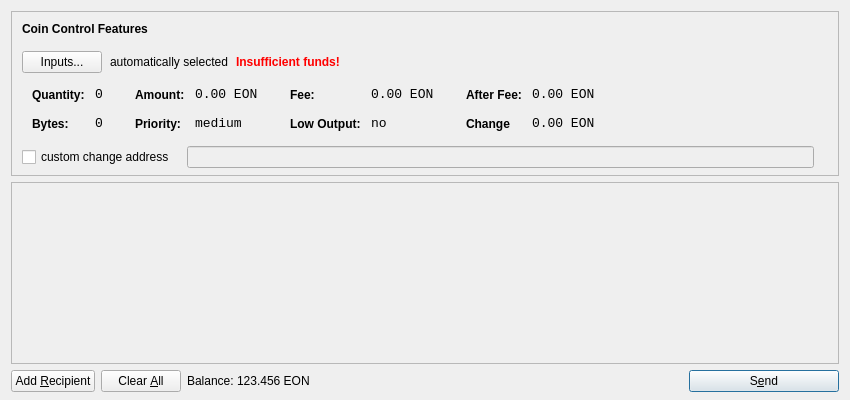
<?xml version="1.0" encoding="UTF-8"?>
<ui version="4.0">
 <class>SendCoinsDialog</class>
 <widget class="QDialog" name="SendCoinsDialog">
  <property name="geometry">
   <rect>
    <x>0</x>
    <y>0</y>
    <width>850</width>
    <height>400</height>
   </rect>
  </property>
  <property name="windowTitle">
   <string>Send Coins</string>
  </property>
  <layout class="QVBoxLayout" name="verticalLayout" stretch="0,1,0">
   <property name="bottomMargin">
    <number>8</number>
   </property>
   <item>
    <widget class="QFrame" name="frameCoinControl">
     <property name="sizePolicy">
      <sizepolicy hsizetype="Expanding" vsizetype="Expanding">
       <horstretch>0</horstretch>
       <verstretch>0</verstretch>
      </sizepolicy>
     </property>
     <property name="maximumSize">
      <size>
       <width>16777215</width>
       <height>16777215</height>
      </size>
     </property>
     <property name="frameShape">
      <enum>QFrame::StyledPanel</enum>
     </property>
     <property name="frameShadow">
      <enum>QFrame::Sunken</enum>
     </property>
     <layout class="QVBoxLayout" name="verticalLayoutCoinControl2">
      <property name="spacing">
       <number>-1</number>
      </property>
      <property name="leftMargin">
       <number>0</number>
      </property>
      <property name="topMargin">
       <number>0</number>
      </property>
      <property name="rightMargin">
       <number>0</number>
      </property>
      <property name="bottomMargin">
       <number>6</number>
      </property>
      <item>
       <layout class="QVBoxLayout" name="verticalLayoutCoinControl" stretch="0,0,0,0,1">
        <property name="spacing">
         <number>0</number>
        </property>
        <property name="leftMargin">
         <number>10</number>
        </property>
        <property name="topMargin">
         <number>10</number>
        </property>
        <item>
         <layout class="QHBoxLayout" name="horizontalLayoutCoinControl1">
          <property name="bottomMargin">
           <number>15</number>
          </property>
          <item>
           <widget class="QLabel" name="labelCoinControlFeatures">
            <property name="sizePolicy">
             <sizepolicy hsizetype="Preferred" vsizetype="Maximum">
              <horstretch>0</horstretch>
              <verstretch>0</verstretch>
             </sizepolicy>
            </property>
            <property name="font">
             <font>
              <weight>75</weight>
              <bold>true</bold>
             </font>
            </property>
            <property name="styleSheet">
             <string notr="true">font-weight:bold;</string>
            </property>
            <property name="text">
             <string>Coin Control Features</string>
            </property>
           </widget>
          </item>
         </layout>
        </item>
        <item>
         <layout class="QHBoxLayout" name="horizontalLayoutCoinControl2" stretch="0,0,0,0">
          <property name="spacing">
           <number>8</number>
          </property>
          <property name="bottomMargin">
           <number>10</number>
          </property>
          <item>
           <widget class="QPushButton" name="pushButtonCoinControl">
            <property name="styleSheet">
             <string notr="true"/>
            </property>
            <property name="text">
             <string>Inputs...</string>
            </property>
           </widget>
          </item>
          <item>
           <widget class="QLabel" name="labelCoinControlAutomaticallySelected">
            <property name="text">
             <string>automatically selected</string>
            </property>
            <property name="margin">
             <number>5</number>
            </property>
           </widget>
          </item>
          <item>
           <widget class="QLabel" name="labelCoinControlInsuffFunds">
            <property name="font">
             <font>
              <weight>75</weight>
              <bold>true</bold>
             </font>
            </property>
            <property name="styleSheet">
             <string notr="true">color:red;font-weight:bold;</string>
            </property>
            <property name="text">
             <string>Insufficient funds!</string>
            </property>
            <property name="margin">
             <number>5</number>
            </property>
           </widget>
          </item>
          <item>
           <spacer name="horizontalSpacerCoinControl">
            <property name="orientation">
             <enum>Qt::Horizontal</enum>
            </property>
            <property name="sizeHint" stdset="0">
             <size>
              <width>40</width>
              <height>1</height>
             </size>
            </property>
           </spacer>
          </item>
         </layout>
        </item>
        <item>
         <widget class="QWidget" name="widgetCoinControl" native="true">
          <property name="sizePolicy">
           <sizepolicy hsizetype="Preferred" vsizetype="Preferred">
            <horstretch>0</horstretch>
            <verstretch>0</verstretch>
           </sizepolicy>
          </property>
          <property name="minimumSize">
           <size>
            <width>0</width>
            <height>0</height>
           </size>
          </property>
          <property name="styleSheet">
           <string notr="true"/>
          </property>
          <layout class="QHBoxLayout" name="horizontalLayoutCoinControl5">
           <property name="margin">
            <number>0</number>
           </property>
           <item>
            <layout class="QHBoxLayout" name="horizontalLayoutCoinControl3" stretch="0,0,0,1">
             <property name="spacing">
              <number>20</number>
             </property>
             <property name="topMargin">
              <number>0</number>
             </property>
             <property name="bottomMargin">
              <number>10</number>
             </property>
             <item>
              <layout class="QFormLayout" name="formLayoutCoinControl1">
               <property name="horizontalSpacing">
                <number>10</number>
               </property>
               <property name="verticalSpacing">
                <number>14</number>
               </property>
               <property name="leftMargin">
                <number>10</number>
               </property>
               <property name="topMargin">
                <number>4</number>
               </property>
               <property name="rightMargin">
                <number>6</number>
               </property>
               <item row="0" column="0">
                <widget class="QLabel" name="labelCoinControlQuantityText">
                 <property name="styleSheet">
                  <string notr="true">font-weight:bold;</string>
                 </property>
                 <property name="text">
                  <string>Quantity:</string>
                 </property>
                 <property name="margin">
                  <number>0</number>
                 </property>
                </widget>
               </item>
               <item row="0" column="1">
                <widget class="QLabel" name="labelCoinControlQuantity">
                 <property name="font">
                  <font>
                   <family>Monospace</family>
                   <pointsize>10</pointsize>
                  </font>
                 </property>
                 <property name="cursor">
                  <cursorShape>IBeamCursor</cursorShape>
                 </property>
                 <property name="contextMenuPolicy">
                  <enum>Qt::ActionsContextMenu</enum>
                 </property>
                 <property name="text">
                  <string>0</string>
                 </property>
                 <property name="margin">
                  <number>0</number>
                 </property>
                 <property name="textInteractionFlags">
                  <set>Qt::LinksAccessibleByMouse|Qt::TextSelectableByKeyboard|Qt::TextSelectableByMouse</set>
                 </property>
                </widget>
               </item>
               <item row="1" column="0">
                <widget class="QLabel" name="labelCoinControlBytesText">
                 <property name="styleSheet">
                  <string notr="true">font-weight:bold;</string>
                 </property>
                 <property name="text">
                  <string>Bytes:</string>
                 </property>
                </widget>
               </item>
               <item row="1" column="1">
                <widget class="QLabel" name="labelCoinControlBytes">
                 <property name="font">
                  <font>
                   <family>Monospace</family>
                   <pointsize>10</pointsize>
                  </font>
                 </property>
                 <property name="cursor">
                  <cursorShape>IBeamCursor</cursorShape>
                 </property>
                 <property name="contextMenuPolicy">
                  <enum>Qt::ActionsContextMenu</enum>
                 </property>
                 <property name="text">
                  <string>0</string>
                 </property>
                 <property name="textInteractionFlags">
                  <set>Qt::LinksAccessibleByMouse|Qt::TextSelectableByKeyboard|Qt::TextSelectableByMouse</set>
                 </property>
                </widget>
               </item>
              </layout>
             </item>
             <item>
              <layout class="QFormLayout" name="formLayoutCoinControl2">
               <property name="horizontalSpacing">
                <number>10</number>
               </property>
               <property name="verticalSpacing">
                <number>14</number>
               </property>
               <property name="leftMargin">
                <number>6</number>
               </property>
               <property name="topMargin">
                <number>4</number>
               </property>
               <property name="rightMargin">
                <number>6</number>
               </property>
               <item row="0" column="0">
                <widget class="QLabel" name="labelCoinControlAmountText">
                 <property name="styleSheet">
                  <string notr="true">font-weight:bold;</string>
                 </property>
                 <property name="text">
                  <string>Amount:</string>
                 </property>
                 <property name="margin">
                  <number>0</number>
                 </property>
                </widget>
               </item>
               <item row="0" column="1">
                <widget class="QLabel" name="labelCoinControlAmount">
                 <property name="font">
                  <font>
                   <family>Monospace</family>
                   <pointsize>10</pointsize>
                  </font>
                 </property>
                 <property name="cursor">
                  <cursorShape>IBeamCursor</cursorShape>
                 </property>
                 <property name="contextMenuPolicy">
                  <enum>Qt::ActionsContextMenu</enum>
                 </property>
                 <property name="text">
                  <string>0.00 EON</string>
                 </property>
                 <property name="textInteractionFlags">
                  <set>Qt::LinksAccessibleByMouse|Qt::TextSelectableByKeyboard|Qt::TextSelectableByMouse</set>
                 </property>
                </widget>
               </item>
               <item row="1" column="0">
                <widget class="QLabel" name="labelCoinControlPriorityText">
                 <property name="styleSheet">
                  <string notr="true">font-weight:bold;</string>
                 </property>
                 <property name="text">
                  <string>Priority:</string>
                 </property>
                </widget>
               </item>
               <item row="1" column="1">
                <widget class="QLabel" name="labelCoinControlPriority">
                 <property name="font">
                  <font>
                   <family>Monospace</family>
                   <pointsize>10</pointsize>
                  </font>
                 </property>
                 <property name="cursor">
                  <cursorShape>IBeamCursor</cursorShape>
                 </property>
                 <property name="contextMenuPolicy">
                  <enum>Qt::ActionsContextMenu</enum>
                 </property>
                 <property name="text">
                  <string>medium</string>
                 </property>
                 <property name="textInteractionFlags">
                  <set>Qt::LinksAccessibleByMouse|Qt::TextSelectableByKeyboard|Qt::TextSelectableByMouse</set>
                 </property>
                </widget>
               </item>
              </layout>
             </item>
             <item>
              <layout class="QFormLayout" name="formLayoutCoinControl3">
               <property name="horizontalSpacing">
                <number>10</number>
               </property>
               <property name="verticalSpacing">
                <number>14</number>
               </property>
               <property name="leftMargin">
                <number>6</number>
               </property>
               <property name="topMargin">
                <number>4</number>
               </property>
               <property name="rightMargin">
                <number>6</number>
               </property>
               <item row="0" column="0">
                <widget class="QLabel" name="labelCoinControlFeeText">
                 <property name="styleSheet">
                  <string notr="true">font-weight:bold;</string>
                 </property>
                 <property name="text">
                  <string>Fee:</string>
                 </property>
                 <property name="margin">
                  <number>0</number>
                 </property>
                </widget>
               </item>
               <item row="0" column="1">
                <widget class="QLabel" name="labelCoinControlFee">
                 <property name="font">
                  <font>
                   <family>Monospace</family>
                   <pointsize>10</pointsize>
                  </font>
                 </property>
                 <property name="cursor">
                  <cursorShape>IBeamCursor</cursorShape>
                 </property>
                 <property name="contextMenuPolicy">
                  <enum>Qt::ActionsContextMenu</enum>
                 </property>
                 <property name="text">
                  <string>0.00 EON</string>
                 </property>
                 <property name="textInteractionFlags">
                  <set>Qt::LinksAccessibleByMouse|Qt::TextSelectableByKeyboard|Qt::TextSelectableByMouse</set>
                 </property>
                </widget>
               </item>
               <item row="1" column="0">
                <widget class="QLabel" name="labelCoinControlLowOutputText">
                 <property name="styleSheet">
                  <string notr="true">font-weight:bold;</string>
                 </property>
                 <property name="text">
                  <string>Low Output:</string>
                 </property>
                </widget>
               </item>
               <item row="1" column="1">
                <widget class="QLabel" name="labelCoinControlLowOutput">
                 <property name="font">
                  <font>
                   <family>Monospace</family>
                   <pointsize>10</pointsize>
                  </font>
                 </property>
                 <property name="cursor">
                  <cursorShape>IBeamCursor</cursorShape>
                 </property>
                 <property name="contextMenuPolicy">
                  <enum>Qt::ActionsContextMenu</enum>
                 </property>
                 <property name="text">
                  <string>no</string>
                 </property>
                 <property name="textInteractionFlags">
                  <set>Qt::LinksAccessibleByMouse|Qt::TextSelectableByKeyboard|Qt::TextSelectableByMouse</set>
                 </property>
                </widget>
               </item>
              </layout>
             </item>
             <item>
              <layout class="QFormLayout" name="formLayoutCoinControl4">
               <property name="horizontalSpacing">
                <number>10</number>
               </property>
               <property name="verticalSpacing">
                <number>14</number>
               </property>
               <property name="leftMargin">
                <number>6</number>
               </property>
               <property name="topMargin">
                <number>4</number>
               </property>
               <property name="rightMargin">
                <number>6</number>
               </property>
               <item row="0" column="0">
                <widget class="QLabel" name="labelCoinControlAfterFeeText">
                 <property name="styleSheet">
                  <string notr="true">font-weight:bold;</string>
                 </property>
                 <property name="text">
                  <string>After Fee:</string>
                 </property>
                 <property name="margin">
                  <number>0</number>
                 </property>
                </widget>
               </item>
               <item row="0" column="1">
                <widget class="QLabel" name="labelCoinControlAfterFee">
                 <property name="font">
                  <font>
                   <family>Monospace</family>
                   <pointsize>10</pointsize>
                  </font>
                 </property>
                 <property name="cursor">
                  <cursorShape>IBeamCursor</cursorShape>
                 </property>
                 <property name="contextMenuPolicy">
                  <enum>Qt::ActionsContextMenu</enum>
                 </property>
                 <property name="text">
                  <string>0.00 EON</string>
                 </property>
                 <property name="textInteractionFlags">
                  <set>Qt::LinksAccessibleByMouse|Qt::TextSelectableByKeyboard|Qt::TextSelectableByMouse</set>
                 </property>
                </widget>
               </item>
               <item row="1" column="0">
                <widget class="QLabel" name="labelCoinControlChangeText">
                 <property name="styleSheet">
                  <string notr="true">font-weight:bold;</string>
                 </property>
                 <property name="text">
                  <string>Change</string>
                 </property>
                </widget>
               </item>
               <item row="1" column="1">
                <widget class="QLabel" name="labelCoinControlChange">
                 <property name="font">
                  <font>
                   <family>Monospace</family>
                   <pointsize>10</pointsize>
                  </font>
                 </property>
                 <property name="cursor">
                  <cursorShape>IBeamCursor</cursorShape>
                 </property>
                 <property name="contextMenuPolicy">
                  <enum>Qt::ActionsContextMenu</enum>
                 </property>
                 <property name="text">
                  <string>0.00 EON</string>
                 </property>
                 <property name="textInteractionFlags">
                  <set>Qt::LinksAccessibleByMouse|Qt::TextSelectableByKeyboard|Qt::TextSelectableByMouse</set>
                 </property>
                </widget>
               </item>
              </layout>
             </item>
            </layout>
           </item>
          </layout>
         </widget>
        </item>
        <item>
         <layout class="QHBoxLayout" name="horizontalLayoutCoinControl4" stretch="0,0,0">
          <property name="spacing">
           <number>12</number>
          </property>
          <property name="sizeConstraint">
           <enum>QLayout::SetDefaultConstraint</enum>
          </property>
          <property name="topMargin">
           <number>5</number>
          </property>
          <property name="rightMargin">
           <number>5</number>
          </property>
          <item>
           <widget class="QCheckBox" name="checkBoxCoinControlChange">
            <property name="text">
             <string>custom change address</string>
            </property>
           </widget>
          </item>
          <item>
           <widget class="QLineEdit" name="lineEditCoinControlChange">
            <property name="enabled">
             <bool>false</bool>
            </property>
            <property name="sizePolicy">
             <sizepolicy hsizetype="Expanding" vsizetype="Fixed">
              <horstretch>0</horstretch>
              <verstretch>0</verstretch>
             </sizepolicy>
            </property>
           </widget>
          </item>
          <item>
           <widget class="QLabel" name="labelCoinControlChangeLabel">
            <property name="sizePolicy">
             <sizepolicy hsizetype="Preferred" vsizetype="Expanding">
              <horstretch>0</horstretch>
              <verstretch>0</verstretch>
             </sizepolicy>
            </property>
            <property name="minimumSize">
             <size>
              <width>0</width>
              <height>0</height>
             </size>
            </property>
            <property name="text">
             <string/>
            </property>
            <property name="margin">
             <number>3</number>
            </property>
           </widget>
          </item>
         </layout>
        </item>
        <item>
         <spacer name="verticalSpacerCoinControl">
          <property name="orientation">
           <enum>Qt::Vertical</enum>
          </property>
          <property name="sizeHint" stdset="0">
           <size>
            <width>800</width>
            <height>1</height>
           </size>
          </property>
         </spacer>
        </item>
       </layout>
      </item>
     </layout>
    </widget>
   </item>
   <item>
    <widget class="QScrollArea" name="scrollArea">
     <property name="widgetResizable">
      <bool>true</bool>
     </property>
     <widget class="QWidget" name="scrollAreaWidgetContents">
      <property name="geometry">
       <rect>
        <x>0</x>
        <y>0</y>
        <width>830</width>
        <height>165</height>
       </rect>
      </property>
      <layout class="QVBoxLayout" name="verticalLayout_2">
       <property name="margin">
        <number>0</number>
       </property>
       <item>
        <layout class="QVBoxLayout" name="entries">
         <property name="spacing">
          <number>6</number>
         </property>
        </layout>
       </item>
       <item>
        <spacer name="verticalSpacer">
         <property name="orientation">
          <enum>Qt::Vertical</enum>
         </property>
         <property name="sizeHint" stdset="0">
          <size>
           <width>20</width>
           <height>40</height>
          </size>
         </property>
        </spacer>
       </item>
      </layout>
     </widget>
    </widget>
   </item>
   <item>
    <layout class="QHBoxLayout" name="horizontalLayout">
     <item>
      <widget class="QPushButton" name="addButton">
       <property name="toolTip">
        <string>Send to multiple recipients at once</string>
       </property>
       <property name="text">
        <string>Add &amp;Recipient</string>
       </property>
       <property name="icon">
        <iconset resource="../bitcoin.qrc">
         <normaloff>:/icons/add</normaloff>:/icons/add</iconset>
       </property>
       <property name="autoDefault">
        <bool>false</bool>
       </property>
      </widget>
     </item>
     <item>
      <widget class="QPushButton" name="clearButton">
       <property name="sizePolicy">
        <sizepolicy hsizetype="Minimum" vsizetype="Fixed">
         <horstretch>0</horstretch>
         <verstretch>0</verstretch>
        </sizepolicy>
       </property>
       <property name="toolTip">
        <string>Remove all transaction fields</string>
       </property>
       <property name="text">
        <string>Clear &amp;All</string>
       </property>
       <property name="icon">
        <iconset resource="../bitcoin.qrc">
         <normaloff>:/icons/remove</normaloff>:/icons/remove</iconset>
       </property>
       <property name="autoRepeatDelay">
        <number>300</number>
       </property>
       <property name="autoDefault">
        <bool>false</bool>
       </property>
      </widget>
     </item>
     <item>
      <layout class="QHBoxLayout" name="horizontalLayout_2">
       <property name="spacing">
        <number>3</number>
       </property>
       <item>
        <widget class="QLabel" name="label">
         <property name="sizePolicy">
          <sizepolicy hsizetype="Preferred" vsizetype="Fixed">
           <horstretch>0</horstretch>
           <verstretch>0</verstretch>
          </sizepolicy>
         </property>
         <property name="text">
          <string>Balance:</string>
         </property>
        </widget>
       </item>
       <item>
        <widget class="QLabel" name="labelBalance">
         <property name="sizePolicy">
          <sizepolicy hsizetype="Preferred" vsizetype="Fixed">
           <horstretch>0</horstretch>
           <verstretch>0</verstretch>
          </sizepolicy>
         </property>
         <property name="cursor">
          <cursorShape>IBeamCursor</cursorShape>
         </property>
         <property name="text">
          <string>123.456 EON</string>
         </property>
         <property name="textInteractionFlags">
          <set>Qt::LinksAccessibleByMouse|Qt::TextSelectableByKeyboard|Qt::TextSelectableByMouse</set>
         </property>
        </widget>
       </item>
      </layout>
     </item>
     <item>
      <spacer name="horizontalSpacer">
       <property name="orientation">
        <enum>Qt::Horizontal</enum>
       </property>
       <property name="sizeHint" stdset="0">
        <size>
         <width>40</width>
         <height>20</height>
        </size>
       </property>
      </spacer>
     </item>
     <item>
      <widget class="QPushButton" name="sendButton">
       <property name="minimumSize">
        <size>
         <width>150</width>
         <height>0</height>
        </size>
       </property>
       <property name="toolTip">
        <string>Confirm the send action</string>
       </property>
       <property name="text">
        <string>S&amp;end</string>
       </property>
       <property name="icon">
        <iconset resource="../bitcoin.qrc">
         <normaloff>:/icons/send</normaloff>:/icons/send</iconset>
       </property>
       <property name="default">
        <bool>true</bool>
       </property>
      </widget>
     </item>
    </layout>
   </item>
  </layout>
 </widget>
 <resources>
  <include location="../bitcoin.qrc"/>
 </resources>
 <connections/>
</ui>
